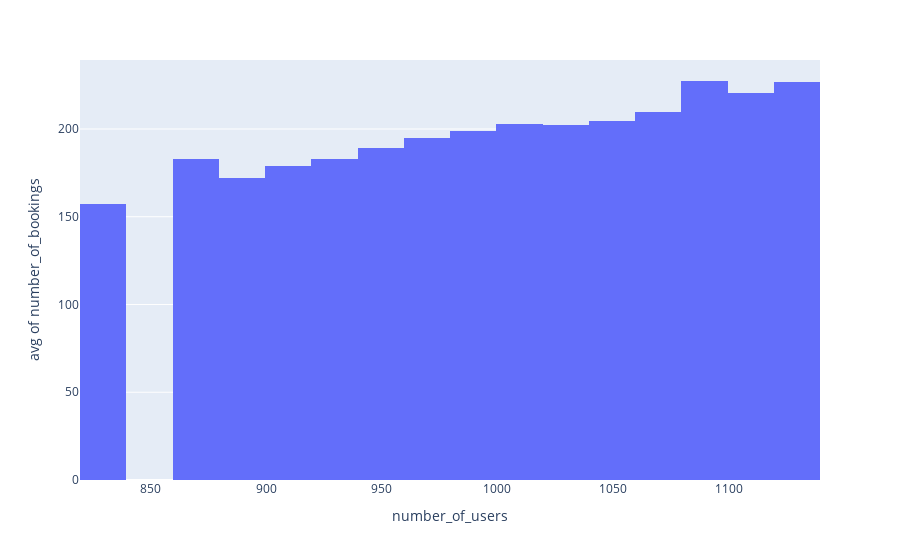

The code cell stored with this chart in its notebook:
### Markdown cell above
#### Choosing the aggregation function

Suppose we now want to see the average number of bookings vs the number of users (if everything works well, we should see a trend, the higher the number of users, then the higher the number of bookings). We can do this by setting the variable to use in the y axis with the ```y``` argument and we can choose the aggregation function with the ```histfunc``` argument. This is how it will look like:

### Code cell
fig = px.histogram(data_users_dict, x="number_of_users", y='number_of_bookings', histfunc='avg')
fig.show()

### Figure 1 — Plotly figure (JSON) as saved in the notebook; plotly's stock layout.template omitted (floating-point values rounded to 4 significant figures)
{"data": [{"alignmentgroup": "True", "bingroup": "x", "histfunc": "avg", "hovertemplate": "number_of_users=%{x}<br>avg of number_of_bookings=%{y}<extra></extra>", "legendgroup": "", "marker": {"color": "#636efa", "pattern": {"shape": ""}}, "name": "", "offsetgroup": "", "orientation": "v", "showlegend": false, "type": "histogram", "x": [1049, 992, 992, 987, 965, 1038, 998, 1019, 1055, 1055, 913, 991, 951, 1089, 956, 956, 959, 959, 992, 947, 979, 1004, 950, 988, 966, 1051, 1015, 960, 1000, 1060, 1011, 968, 1022, 1011, 998, 998, 953, 928, 983, 1057, 1032, 949, 1063, 1008, 1109, 977, 1109, 1018, 929, 971, 1033, 1107, 1004, 996, 1033, 1051, 999, 1035, 1006, 1025, 983, 1056, 962, 834, 1007, 882, 1096, 1030, 1011, 956, 1021, 971, 1032, 948, 1045, 926, 920, 1067, 1035, 991, 1005, 1020, 1072, 912, 1017, 920, 1038, 1043, 990, 1125, 1022, 958, 958, 1085, 1032, 875, 1012, 1110, 952, 944, 1073, 973, 992, 1017, 1056, 938, 1033, 989, 1013, 1025, 1057, 1002, 1045, 1001, 1031, 1020, 1001, 1013, 1003, 917], "xaxis": "x", "y": [202, 194, 217, 194, 190, 208, 201, 194, 211, 203, 187, 186, 181, 227, 180, 204, 184, 197, 194, 197, 183, 186, 205, 192, 209, 214, 190, 193, 199, 222, 202, 201, 195, 196, 202, 187, 174, 183, 193, 205, 204, 185, 213, 201, 230, 203, 217, 217, 179, 194, 206, 206, 204, 216, 199, 212, 199, 207, 228, 194, 196, 205, 190, 157, 228, 172, 233, 192, 202, 187, 216, 192, 196, 190, 204, 192, 191, 204, 203, 208, 195, 201, 203, 172, 197, 173, 209, 192, 196, 227, 191, 196, 179, 222, 215, 183, 205, 228, 197, 181, 206, 193, 208, 197, 197, 178, 195, 198, 203, 209, 218, 198, 194, 200, 206, 195, 201, 214, 211, 178], "yaxis": "y"}], "layout": {"barmode": "relative", "legend": {"tracegroupgap": 0}, "margin": {"t": 60}, "xaxis": {"anchor": "y", "domain": [0, 1], "title": {"text": "number_of_users"}}, "yaxis": {"anchor": "x", "domain": [0, 1], "title": {"text": "avg of number_of_bookings"}}}}
